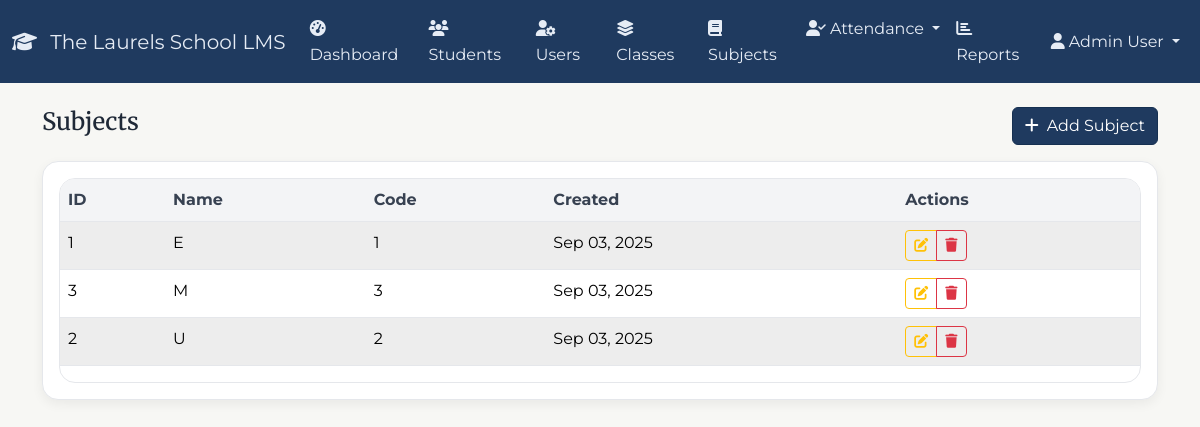
/admin/subjects.php (signed in), run on the app's committed database.
### tables this page shows
CREATE TABLE `subjects` (
  `id` int(11) NOT NULL,
  `name` varchar(100) NOT NULL,
  `code` varchar(20) DEFAULT NULL,
  `description` text DEFAULT NULL,
  `created_at` timestamp NOT NULL DEFAULT current_timestamp(),
  `updated_at` timestamp NOT NULL DEFAULT current_timestamp() ON UPDATE current_timestamp()
);

### admin/subjects.php (the view, shortened to what this page needs)
<?php
$pdo = getDBConnection();
$pdo->exec("CREATE TABLE IF NOT EXISTS subjects (
  id INT PRIMARY KEY AUTO_INCREMENT,
  name VARCHAR(100) NOT NULL,
  code VARCHAR(20) UNIQUE,
  description TEXT DEFAULT NULL,
  created_at TIMESTAMP DEFAULT CURRENT_TIMESTAMP,
  updated_at TIMESTAMP DEFAULT CURRENT_TIMESTAMP ON UPDATE CURRENT_TIMESTAMP
) ENGINE=InnoDB DEFAULT CHARSET=utf8mb4;");
$action = $_GET['action'] ?? 'list';
$editSubject = null;
$subjects = [];
if ($action === 'list') {
    $subjects = $pdo->query('SELECT * FROM subjects ORDER BY name ASC')->fetchAll();
}
?>
<!DOCTYPE html>
<html lang="en">
<head>
    <link href="https://cdn.jsdelivr.net/npm/bootstrap@5.3.2/dist/css/bootstrap.min.css" rel="stylesheet">
    <link href="https://cdnjs.cloudflare.com/ajax/libs/font-awesome/6.4.0/css/all.min.css" rel="stylesheet">
    <link href="../assets/css/theme.css" rel="stylesheet">
</head>
<body>
<?php $active='dashboard'; include __DIR__.'/partials/navbar.php'; ?>
<div class="container mt-4">
    <?php if ($action === 'add' || $action === 'edit'): ?>
        <div class="d-flex justify-content-between align-items-center mb-3">
            <h1 class="h4"><?php echo $action==='add'?'Add Subject':'Edit Subject'; ?></h1>
            <a href="subjects.php" class="btn btn-secondary"><i class="fas fa-arrow-left me-2"></i>Back</a>
        </div>
        <div class="card"><div class="card-body">
            <form method="POST" class="row g-3">
                <input type="hidden" name="action" value="<?php echo $action; ?>">
                <?php if ($action==='edit'): ?><input type="hidden" name="id" value="<?php echo (int)$editSubject['id']; ?>"><?php endif; ?>
                <div class="col-md-6">
                    <label class="form-label">Name *</label>
                    <input name="name" class="form-control" required value="<?php echo htmlspecialchars($editSubject['name'] ?? ''); ?>">
                </div>
                <div class="col-md-6">
                    <label class="form-label">Code</label>
                    <input name="code" class="form-control" value="<?php echo htmlspecialchars($editSubject['code'] ?? ''); ?>">
                </div>
                <div class="col-12">
                    <label class="form-label">Description</label>
                    <textarea name="description" class="form-control" rows="3"><?php echo htmlspecialchars($editSubject['description'] ?? ''); ?></textarea>
                </div>
                <div class="col-12 d-flex justify-content-end">
                    <a href="subjects.php" class="btn btn-secondary me-2">Cancel</a>
                    <button class="btn btn-primary"><i class="fas fa-save me-2"></i>Save</button>
                </div>
            </form>
        </div></div>
    <?php else: ?>
        <div class="d-flex justify-content-between align-items-center mb-3">
            <h1 class="h4">Subjects</h1>
            <a href="subjects.php?action=add" class="btn btn-primary"><i class="fas fa-plus me-2"></i>Add Subject</a>
        </div>
        <div class="card"><div class="card-body">
            <div class="table-responsive rounded-lg">
                <table class="table table-striped">
                    <thead><tr>
                        <th>ID</th>
                        <th>Name</th>
                        <th>Code</th>
                        <th>Created</th>
                        <th>Actions</th>
                    </tr></thead>
                    <tbody>
                    <?php foreach ($subjects as $s): ?>
                        <tr>
                            <td><?php echo $s['id']; ?></td>
                            <td><?php echo htmlspecialchars($s['name']); ?></td>
                            <td><?php echo htmlspecialchars($s['code']); ?></td>
                            <td><?php echo date('M d, Y', strtotime($s['created_at'])); ?></td>
                            <td>
                                <div class="btn-group">
                                    <a href="subjects.php?action=edit&id=<?php echo $s['id']; ?>" class="btn btn-sm btn-outline-warning"><i class="fas fa-edit"></i></a>
                                    <button type="button" class="btn btn-sm btn-outline-danger" onclick="confirmDelete(<?php echo $s['id']; ?>, '<?php echo htmlspecialchars($s['name']); ?>')"><i class="fas fa-trash"></i></button>
                                </div>
                            </td>
                        </tr>
                    <?php endforeach; ?>
                    </tbody>
                </table>
            </div>
        </div></div>
    <?php endif; ?>
</div>
</body>
</html>

### assets/css/theme.css (style rules this page uses)
:root { --color-navy: #1f3a5f; --color-navy-700: #163051; --color-green: #2a6f4e; --color-green-700: #225b40; --color-bg: #f7f7f4; --color-surface: #ffffff; --color-muted: #6b7280; --color-border: #e5e7eb; --radius-md: 12px; --radius-lg: 16px; --shadow-sm: 0 4px 12px rgba(0,0,0,0.06); --shadow-md: 0 8px 24px rgba(0,0,0,0.08); }
html, body { background: var(--color-bg); color: #1f2937; font-family: 'Montserrat', system-ui, -apple-system, Segoe UI, Roboto, Helvetica, Arial, 'Apple Color Emoji', 'Segoe UI Emoji', 'Segoe UI Symbol'; line-height: 1.6; }
h1, h2, h3, h4, h5, h6 { font-family: 'Merriweather', Georgia, 'Times New Roman', serif; color: var(--color-navy); }
.btn-primary { background: var(--color-navy); border-color: var(--color-navy-700); }
.card { border: 1px solid var(--color-border); border-radius: var(--radius-lg); box-shadow: var(--shadow-sm); background: var(--color-surface); }
.table { border-color: var(--color-border); }
.table thead th { background: #f3f4f6; color: #374151; border-bottom: 1px solid var(--color-border); }
.table-striped > tbody > tr:nth-of-type(odd) > * { background-color: #fafafa; }
.table-responsive { border-radius: var(--radius-lg); border: 1px solid var(--color-border); overflow: hidden; background: #fff; }
.rounded-lg { border-radius: var(--radius-lg) !important; }
.container .h1, .container .h2, .container .h3, .container .h4 { margin-bottom: .5rem; }
a { color: var(--color-navy); }

### data on the page
subjects: id "1", name "E", code "1", created_at "Sep 03, 2025"
subjects: id "3", name "M", code "3", created_at "Sep 03, 2025"
subjects: id "2", name "U", code "2", created_at "Sep 03, 2025"

### other printed values
$_SESSION['user_name'] "Admin User"
